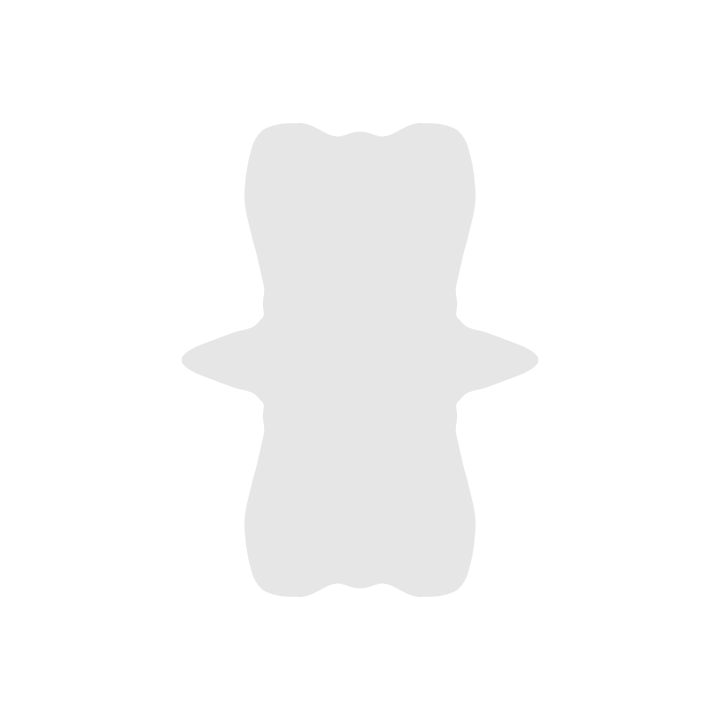
Frame 1 (no input)
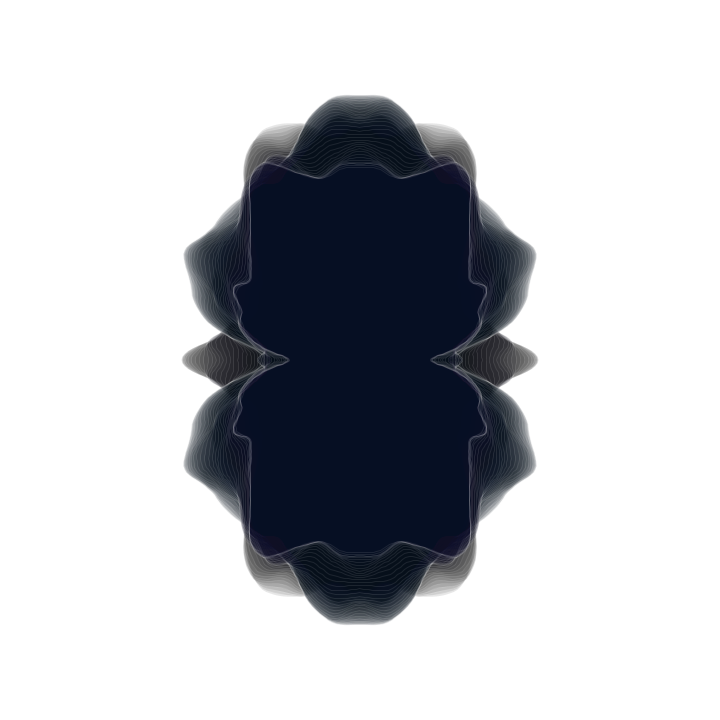
Frame 60 (the mouse pressed at the canvas centre just before this capture)
Frame 120 (the mouse held since frame 60 and released just before this capture): identical to frame 60, image omitted

The Processing sketch that drew these frames (run headless with seeded random() and noise(); from frame 60 on, the mouse is pressed at the canvas centre):

// Processing sketch: processing_34277
// ── processing_34277.pde

//roscharch rocks!//Ale González//Public Domain//2011//a(en)60rpm.tv//////////////////////////
//Un ejemplo muy sencillo de micródigo aumentado para enseñar aspectos básicos de processing//
//////////////////////////////////////////////////////////////////////////////////////////////
//A basic example of augmented 'microde' in order to teach some of p5 features////////////////
//////////////////////////////////////////////////////////////////////////////////////////////

  int n=360;            //'magic number' for color, size and angle range
  float n_f=0,          //noise factor 
  k=TWO_PI/n,           //angle step
  R,f=.5,               //variables to shift radius
  h,s=n*.8,b,a=n*.1;    //color variables: hue,saturation,brightness,alpha
  boolean z=false;      //imagine it!

void setup(){           
  size(720,720);smooth();noCursor();  //basic settings | Use size(n*2,n*2)
  colorMode(HSB,n);background(n);     //color settings
  h=random(n-a);R=n;                  //variable settings 
}

void draw(){
  if (!z){
    stroke(R,a);
    fill(h+(sin(n_f+=k)*a),s,b++%n,a);  //small palette of hue (1/10 of the palette)
    beginShape();
    for (float i=0;i<=TWO_PI;i+=k){
      float cc=cos(i);float ss=sin(i);float rr=noise(cc,ss,n_f)*R;    
      vertex(n+rr*cc,n+rr*ss);       //make a circle but shift the radius of the vertexes with the noise 
    }
    endShape();
  }
  R-=R>0?f:0;
}

void mousePressed(){z=!z;}
void keyPressed()  {setup();}
